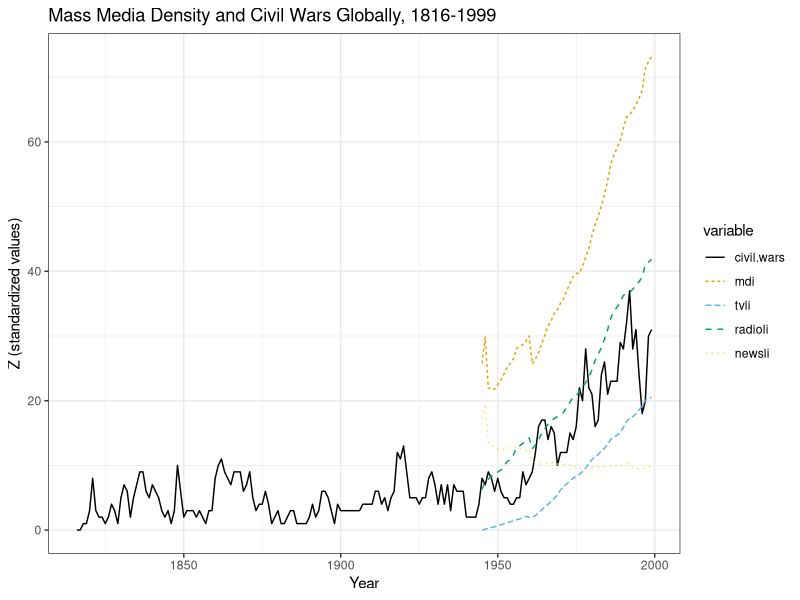

Recreate this plot in R.
require(reshape2)
require(ggplot2)

setwd("~/Dropbox/gh_projects/media_civil_war")
hist_intrastate<-read.csv("data/hist_intrastate.csv")
warren<-read.csv("data/warren.csv")

warren<-subset(warren, select=c("cowcode", "year", "mdi", "tvli", "radioli", "newsli"))
attach(warren)
warren <-aggregate(warren, by=list(year), 
                        FUN=mean, na.rm=TRUE)
detach(warren)
warren$Year<-warren$Group.1

globalmdi<-merge(hist_intrastate, warren, by=c("Year"), all.x=TRUE)
globalmdi<-globalmdi[,c("Year", "civil.wars", "mdi", "tvli", "radioli", "newsli")]

global.molt<-melt(globalmdi, id="Year")

cbbPalette <- c("#000000", "#E69F00", "#56B4E9", "#009E73", "#F0E442", "#0072B2", "#D55E00", "#CC79A7")

global.plot<-ggplot(global.molt, aes(x=Year)) +
  geom_line(aes(y=value, colour=variable, linetype=variable)) +
  scale_colour_manual(values=cbbPalette) +
  labs(y="Z (standardized values)", title="Mass Media Density and Civil Wars Globally, 1816-1999") +
  theme_bw()

